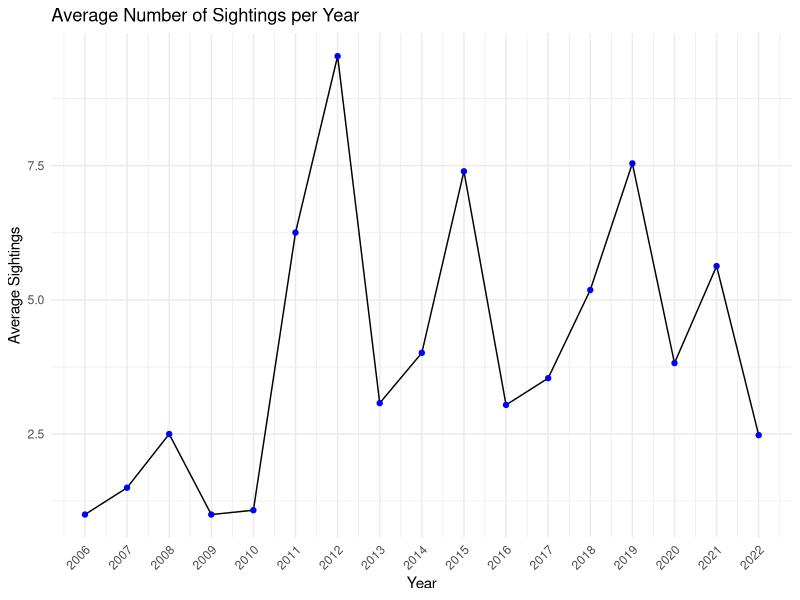

Source code (R):
library(ggplot2)
library(dplyr)
library(tidyr)

options(scipen = 999)

data <- read.csv("MonarchsJourneyNorth.csv")

data$Year <- as.numeric(data$Year) + 2000

data <- data %>%
  filter(Year >= 2006)

data <- data %>%
  filter(Year <= 2022)

avg_sightings <- data %>%
  group_by(Year) %>%
  summarise(avg_sightings = mean(Sightings, na.rm = TRUE))

print(avg_sightings)

ggplot(avg_sightings, aes(x = Year, y = avg_sightings)) +
  geom_line(color = "black") +
  geom_point(color = "blue") +
  labs(title = "Average Number of Sightings per Year",
       x = "Year",
       y = "Average Sightings") +
  theme_minimal() +
  scale_x_continuous(breaks = seq(2000, 2022, by = 1)) +
  theme(axis.text.x = element_text(angle = 45, hjust = 1))
